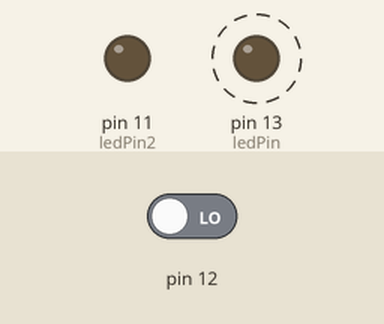
This sketch was run on a simulated Arduino Uno, built with avr-gcc and run on an emulated ATmega328P. Shown: output pins drawn as LEDs (lit = HIGH). Dashed ring = blinking. The inputs (shaded band) are chosen by the test bench; at power-on: pin 12 LOW. What the sketch prints to the serial monitor is not drawn.

Above: at 1.2 s.
1.3 s: pin 12 driven HIGH
At 2.8 s:
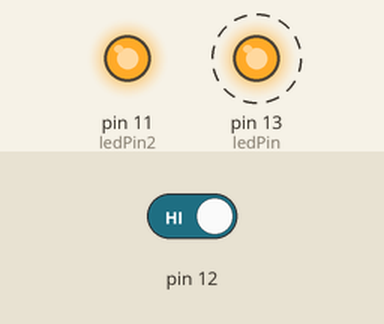
4.3 s: pin 12 driven LOW
At 6.6 s:
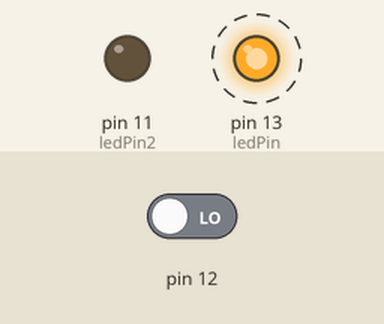
Timing chart, 0 to 13.3 s (numbered marks = the images above; inputs shaded):
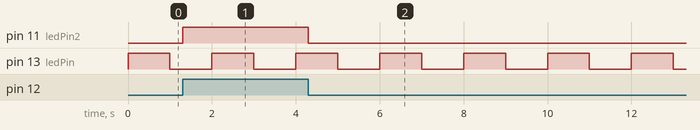

Measured:
- after the input at 1.3 s, pin 11 (ledPin2): LOW → HIGH at once
- after the input at 4.3 s, pin 11 (ledPin2): HIGH → LOW at once
- by itself, pin 13 (ledPin): alternates HIGH for 1.0 s and LOW for 1.0 s

The sketch:

sketch_jan24a.ino
```cpp
 /*************************************************************************
 *                                                                        *
 * File: sketch_jan24a.ino                                                *
 *                                                                        *
 * Author: AG                                                             *
 *                                                                        *
 * Date: 01-24-2025                                                       *
 *                                                                        *
 * Description: test concepts of interrupt routines, Timers, GPIO         *
 *              input/output and volatile variables..                     *
 *                                                                        *
 *************************************************************************/
// Green LED definition
#define ledPin 13
// Red LED pin definition
#define ledPin2 11
// Button pin definition
#define buttonPin 14
// Timer compare value for 1Hz blinking
#define timer1_compare_match 15624
// Counter variable
volatile int gCounter = 0;

// Interrupt Service Routine triggered on button press
ISR(PCINT0_vect)
{
  // Toggle the Red LED
  digitalWrite(ledPin2, digitalRead(ledPin2) ^ 1);
}

// Interrupt Service Routine triggered every 1 second
ISR(TIMER1_COMPA_vect)
{
  // Toggle the Green LED
  digitalWrite(ledPin, digitalRead(ledPin) ^ 1);

  // Increase the counter
  gCounter++;
}

void setup()
{
  // Enable serial communication at 9600 baud
  Serial.begin(9600);

  // Set LED pins as outputs
  pinMode(ledPin, OUTPUT);
  pinMode(ledPin2, OUTPUT);

  // Enable pin-change interrupt on port B (Ensure correct PCINT for buttonPin)
  PCICR |= (1 << PCIE0);  // Enable Pin Change Interrupt Control Register
  PCMSK0 |= (1 << PCINT4); // Enable PCINT4 (Check if D14 corresponds)

  // Disable all interrupts before configuring timer
  noInterrupts();

  // Initialize Timer1
  TCCR1A = 0; // Clear control registers
  TCCR1B = 0;

  // Set compare match value for 1Hz (assuming 16MHz clock, 1024 prescaler)
  OCR1A = timer1_compare_match;

  // Set prescaler to 1024
  TCCR1B |= (1 << WGM12) | (1 << CS12) | (1 << CS10); // CTC mode + 1024 prescaler

  // Enable Timer1 compare match interrupt
  TIMSK1 |= (1 << OCIE1A);

  // Enable all interrupts
  interrupts();
}

void loop()
{
  // Print counter value
  Serial.println(gCounter);

  // Print "hello" every 3 seconds
  if (gCounter != 0 && gCounter % 3 == 0)
  {
    Serial.print(gCounter);
    Serial.print(" : ");
    Serial.println("hello");
  }
}
```
